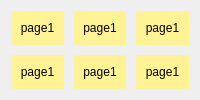
                                      <widget class="QWidget" name="page_6">
                                       <layout class="QHBoxLayout" name="horizontalLayout_36">
                                        <item>
                                         <layout class="QGridLayout" name="gridLayout_10">
                                          <property name="leftMargin">
                                           <number>0</number>
                                          </property>
                                          <property name="topMargin">
                                           <number>0</number>
                                          </property>
                                          <property name="rightMargin">
                                           <number>0</number>
                                          </property>
                                          <property name="bottomMargin">
                                           <number>0</number>
                                          </property>
                                          <property name="spacing">
                                           <number>10</number>
                                          </property>
                                          <item row="1" column="1">
                                           <widget class="QLabel" name="label_105">
                                            <property name="maximumSize">
                                             <size>
                                              <width>120</width>
                                              <height>120</height>
                                             </size>
                                            </property>
                                            <property name="styleSheet">
                                             <string notr="true">*{background: rgb(255, 243, 149)
}</string>
                                            </property>
                                            <property name="text">
                                             <string>page1</string>
                                            </property>
                                            <property name="alignment">
                                             <set>Qt::AlignCenter</set>
                                            </property>
                                           </widget>
                                          </item>
                                          <item row="0" column="1">
                                           <widget class="QLabel" name="label_100">
                                            <property name="maximumSize">
                                             <size>
                                              <width>120</width>
                                              <height>120</height>
                                             </size>
                                            </property>
                                            <property name="styleSheet">
                                             <string notr="true">*{background: rgb(255, 243, 149)
}</string>
                                            </property>
                                            <property name="text">
                                             <string>page1</string>
                                            </property>
                                            <property name="alignment">
                                             <set>Qt::AlignCenter</set>
                                            </property>
                                           </widget>
                                          </item>
                                          <item row="1" column="0">
                                           <widget class="QLabel" name="label_103">
                                            <property name="maximumSize">
                                             <size>
                                              <width>120</width>
                                              <height>120</height>
                                             </size>
                                            </property>
                                            <property name="styleSheet">
                                             <string notr="true">*{background: rgb(255, 243, 149)
}</string>
                                            </property>
                                            <property name="text">
                                             <string>page1</string>
                                            </property>
                                            <property name="alignment">
                                             <set>Qt::AlignCenter</set>
                                            </property>
                                           </widget>
                                          </item>
                                          <item row="0" column="0">
                                           <widget class="QLabel" name="label_101">
                                            <property name="maximumSize">
                                             <size>
                                              <width>120</width>
                                              <height>120</height>
                                             </size>
                                            </property>
                                            <property name="styleSheet">
                                             <string notr="true">*{background: rgb(255, 243, 149)
}</string>
                                            </property>
                                            <property name="text">
                                             <string>page1</string>
                                            </property>
                                            <property name="alignment">
                                             <set>Qt::AlignCenter</set>
                                            </property>
                                           </widget>
                                          </item>
                                          <item row="0" column="2">
                                           <widget class="QLabel" name="label_102">
                                            <property name="maximumSize">
                                             <size>
                                              <width>120</width>
                                              <height>120</height>
                                             </size>
                                            </property>
                                            <property name="styleSheet">
                                             <string notr="true">*{background: rgb(255, 243, 149)
}</string>
                                            </property>
                                            <property name="text">
                                             <string>page1</string>
                                            </property>
                                            <property name="alignment">
                                             <set>Qt::AlignCenter</set>
                                            </property>
                                           </widget>
                                          </item>
                                          <item row="1" column="2">
                                           <widget class="QLabel" name="label_104">
                                            <property name="maximumSize">
                                             <size>
                                              <width>120</width>
                                              <height>120</height>
                                             </size>
                                            </property>
                                            <property name="styleSheet">
                                             <string notr="true">*{background: rgb(255, 243, 149)
}</string>
                                            </property>
                                            <property name="text">
                                             <string>page1</string>
                                            </property>
                                            <property name="alignment">
                                             <set>Qt::AlignCenter</set>
                                            </property>
                                           </widget>
                                          </item>
                                         </layout>
                                        </item>
                                       </layout>
                                      </widget>
